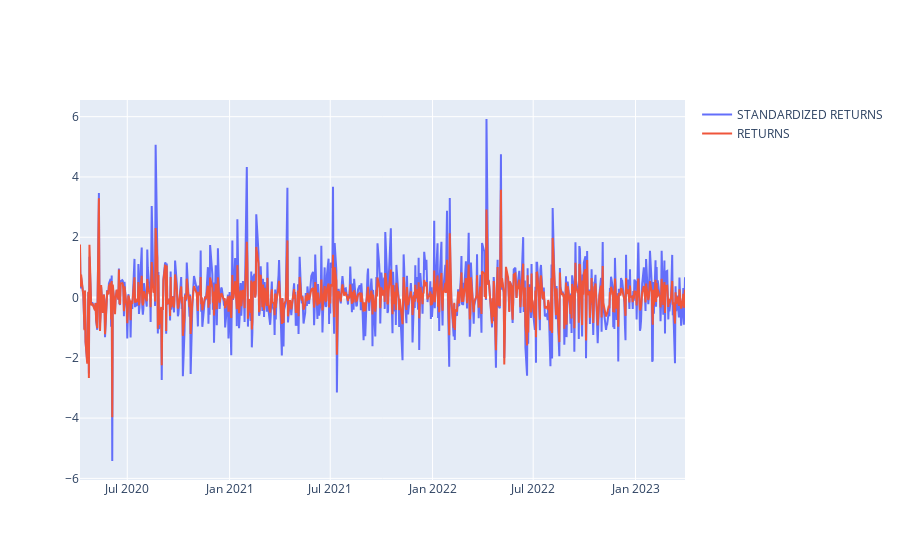

Write notebook code for a chart like this one.
### Markdown cell above
## GARCH MODELLING Example

### Code cell
import pandas as pd
import numpy as np
import statsmodels.api as sm
from arch import arch_model # ARCH Package for Volatility Modeling
import plotly.graph_objs as go


import eikon as ek  # the Eikon Python wrapper package
import numpy as np  # NumPy
import pandas as pd  # pandas
import cufflinks as cf  # Cufflinks

ek.set_app_key('0999f7ba5a704212ad4e1f382863870c4615e33e')

st = '2020-04-01'  # start date
en= '2023-03-31'  # end date
### Getting Timeseries for a security.
df = ek.get_timeseries(['IN10YT=RR'],  # the RICs
                         fields='CLOSE',  # close field
                         start_date=st,  # start date
                         end_date=en)  # end date
miss_count = df['CLOSE'].isna().sum()
# print(miss_count)
df = df.dropna()

# Calculate Returns # Apply np.log() to the DataFrame
stock_returns = np.log(df).diff().mul(100)
stock_returns = stock_returns.dropna()
stock_returns['CLOSE'] = stock_returns['CLOSE'].astype(float) # Needed to convert object to float


# Fit GARCH(1, 1) model
model = arch_model(stock_returns, vol='GARCH', p=1, q=2)
garch_results = model.fit()

# Print model summary
print(garch_results.summary())

# Get conditional standard deviation
cond_std = garch_results.conditional_volatility

# Print the conditional standard deviation
#print(cond_std)

standardized_returns = stock_returns['CLOSE']/cond_std


fig = go.Figure()
fig.add_trace(go.Scatter(x=standardized_returns.index, y=standardized_returns, name='STANDARDIZED RETURNS'))
fig.add_trace(go.Scatter(x=stock_returns.index, y=stock_returns['CLOSE'], name='RETURNS'))

fig.show()

### Figure 1 — Plotly figure (JSON) as saved in the notebook; plotly's stock layout.template omitted (floating-point values rounded to 4 significant figures; data arrays with more than 128 entries replaced by an {"elided": "..."} marker saying what was removed)
{"data": [{"name": "STANDARDIZED RETURNS", "type": "scatter", "x": {"elided": "728 str values"}, "y": {"elided": "728 float values"}}, {"name": "RETURNS", "type": "scatter", "x": {"elided": "728 str values"}, "y": {"elided": "728 float values"}}], "layout": {}}
